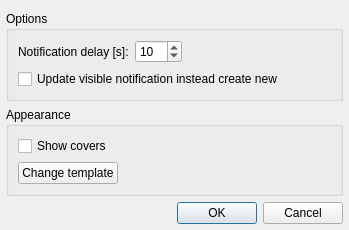
<?xml version="1.0" encoding="UTF-8"?>
<ui version="4.0">
 <class>SettingsDialog</class>
 <widget class="QDialog" name="SettingsDialog">
  <property name="geometry">
   <rect>
    <x>0</x>
    <y>0</y>
    <width>349</width>
    <height>230</height>
   </rect>
  </property>
  <property name="windowTitle">
   <string>KDE 4 Notification Plugin Settings</string>
  </property>
  <layout class="QGridLayout" name="gridLayout">
   <property name="leftMargin">
    <number>6</number>
   </property>
   <property name="rightMargin">
    <number>6</number>
   </property>
   <property name="bottomMargin">
    <number>6</number>
   </property>
   <item row="3" column="0" colspan="2">
    <widget class="QDialogButtonBox" name="buttonBox">
     <property name="orientation">
      <enum>Qt::Horizontal</enum>
     </property>
     <property name="standardButtons">
      <set>QDialogButtonBox::Cancel|QDialogButtonBox::Ok</set>
     </property>
    </widget>
   </item>
   <item row="0" column="0" colspan="2">
    <widget class="QGroupBox" name="groupBox">
     <property name="title">
      <string>Options</string>
     </property>
     <layout class="QGridLayout" name="gridLayout_3">
      <item row="0" column="0">
       <widget class="QLabel" name="label">
        <property name="text">
         <string>Notification delay [s]:</string>
        </property>
       </widget>
      </item>
      <item row="0" column="1">
       <widget class="QSpinBox" name="notifyDelaySpinBox">
        <property name="maximum">
         <number>100</number>
        </property>
        <property name="value">
         <number>10</number>
        </property>
       </widget>
      </item>
      <item row="0" column="2">
       <spacer name="horizontalSpacer_2">
        <property name="orientation">
         <enum>Qt::Horizontal</enum>
        </property>
        <property name="sizeHint" stdset="0">
         <size>
          <width>40</width>
          <height>20</height>
         </size>
        </property>
       </spacer>
      </item>
      <item row="1" column="0" colspan="3">
       <widget class="QCheckBox" name="updateNotifyCheckBox">
        <property name="text">
         <string>Update visible notification instead create new</string>
        </property>
       </widget>
      </item>
     </layout>
    </widget>
   </item>
   <item row="1" column="0" colspan="2">
    <widget class="QGroupBox" name="groupBox_2">
     <property name="title">
      <string>Appearance</string>
     </property>
     <layout class="QVBoxLayout" name="verticalLayout">
      <item>
       <widget class="QCheckBox" name="showCoversCheckBox">
        <property name="text">
         <string>Show covers</string>
        </property>
       </widget>
      </item>
      <item>
       <layout class="QHBoxLayout" name="horizontalLayout">
        <item>
         <widget class="QPushButton" name="templateButton">
          <property name="text">
           <string>Change template</string>
          </property>
         </widget>
        </item>
        <item>
         <spacer name="horizontalSpacer">
          <property name="orientation">
           <enum>Qt::Horizontal</enum>
          </property>
          <property name="sizeHint" stdset="0">
           <size>
            <width>40</width>
            <height>20</height>
           </size>
          </property>
         </spacer>
        </item>
       </layout>
      </item>
     </layout>
    </widget>
   </item>
  </layout>
 </widget>
 <resources/>
 <connections>
  <connection>
   <sender>buttonBox</sender>
   <signal>accepted()</signal>
   <receiver>SettingsDialog</receiver>
   <slot>accept()</slot>
   <hints>
    <hint type="sourcelabel">
     <x>248</x>
     <y>254</y>
    </hint>
    <hint type="destinationlabel">
     <x>157</x>
     <y>274</y>
    </hint>
   </hints>
  </connection>
  <connection>
   <sender>buttonBox</sender>
   <signal>rejected()</signal>
   <receiver>SettingsDialog</receiver>
   <slot>reject()</slot>
   <hints>
    <hint type="sourcelabel">
     <x>316</x>
     <y>260</y>
    </hint>
    <hint type="destinationlabel">
     <x>286</x>
     <y>274</y>
    </hint>
   </hints>
  </connection>
 </connections>
</ui>
